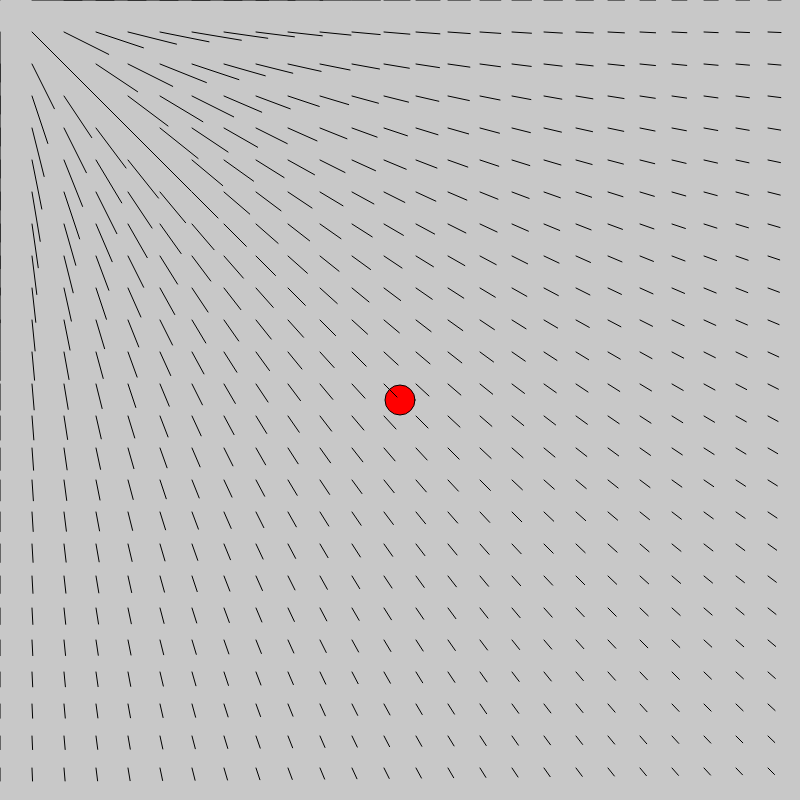
Frame 1 (no input)
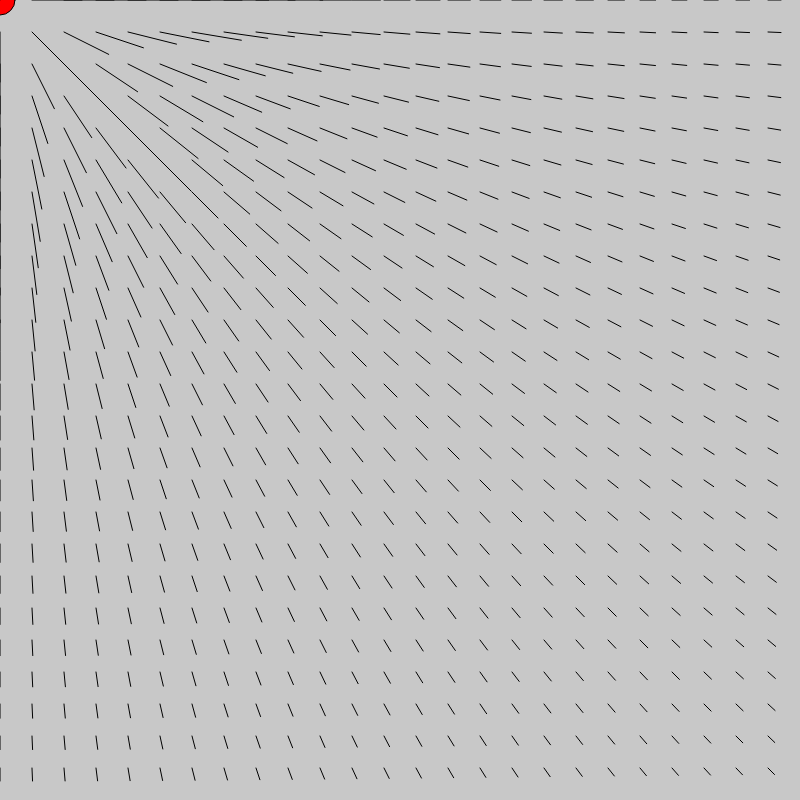
Frame 60 (no input)
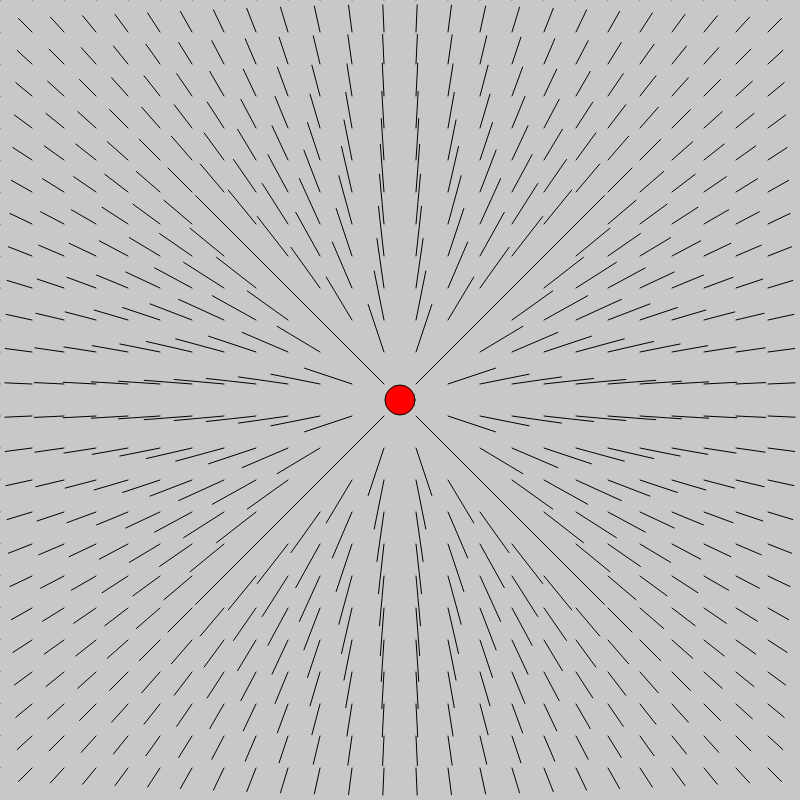
Frame 120 (the mouse pressed at the canvas centre since frame 60)

The p5.js sketch that drew these frames (run headless with seeded random() and noise() and a simulated clock; from frame 60 on, the mouse is pressed at the canvas centre):

// p5.js sketch
// ── sketch.js
let testPoints = [];
let numPoints = 25;
let charge;
let charge2;

function setup() {
  createCanvas(800, 800);

  for(let i = 0; i < numPoints; i++) {
    for(let j = 0; j < numPoints; j++) {
      testPoints.push(new Particle((i * width/numPoints), (j * height/numPoints)));
    }
  }
  charge = new Charge(width/2, height/2, 1);
}

function draw() {
  background(200);

  charge.draw();
  charge.update();
  //charge2.draw()
  
  for(let points of testPoints) {
    //points.draw();
    points.showVectors(charge);
    //points.showVectors(charge2)
  }
}


// ── Charge.js
function Charge(x ,y, q) {
    this.pos = createVector(x, y);
    this.vel = createVector(0, 0);
    this.q = q;
}

Charge.prototype.draw = function() {
    fill('red');
    circle(this.pos.x, this.pos.y, 30);
}

Charge.prototype.update = function() {
    mousePos = createVector(mouseX, mouseY);
    this.pos = mousePos;
    //this.pos.add(this.vel);

}



// ── Particle.js
function Particle(x, y) {
    this.pos = createVector(x, y);
  }
  
  Particle.prototype.draw = function() {
    fill(255);
    circle(this.pos.x, this.pos.y, 10);
  }

  Particle.prototype.showVectors = function(charge) {
    dir = p5.Vector.sub(this.pos, charge.pos);
    dist = constrain(dir.mag(), 200, 10000);
    dir.setMag((10000/dist) * charge.q);
    line(this.pos.x, this.pos.y, this.pos.x + dir.x, this.pos.y + dir.y);
    
  }
  
